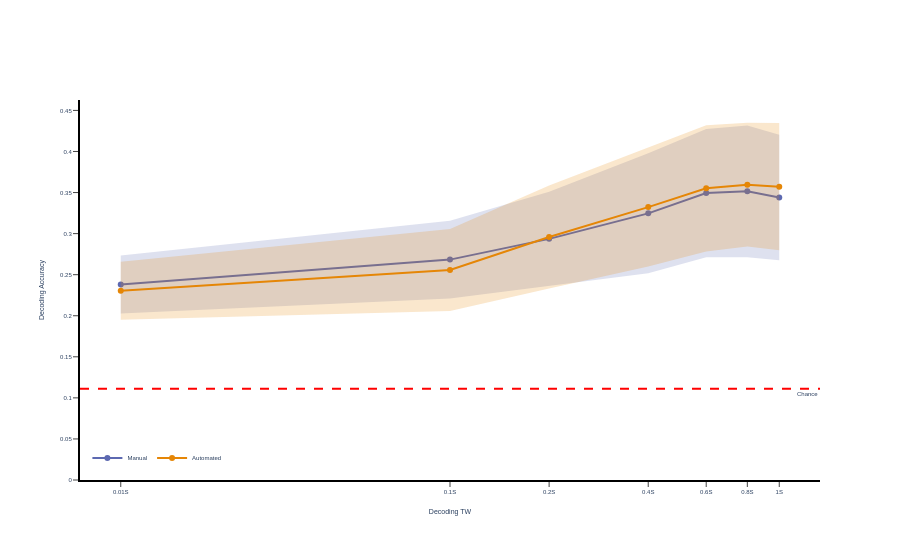

Notebook code cell kept with this figure:
### Markdown cell above
# General Trend for DWs

### Code cell
per_patient = Accuracy_df4statsdw.groupby(
    ["Aligner", "Decoding TW", "Patient"], as_index=False
)["Accuracy"].mean()

summary = per_patient.groupby(
    ["Aligner", "Decoding TW"], as_index=False
).agg(
    mean_acc=("Accuracy", "mean"),
    sd=("Accuracy", "std"),
    n=("Accuracy", "count")
)

tw_map = {
    "1S": 1.0,
    "0.8S": 0.8,
    "0.6S": 0.6,
    "0.4S": 0.4,
    "0.2S": 0.2, 
    "0.1S": 0.1, 
    "0.01S": 0.01
}
summary["TW_value"] = summary["Decoding TW"].map(tw_map)

summary["sem"] = summary["sd"] / np.sqrt(summary["n"])
summary["upper"] = summary["mean_acc"] + summary["sem"]
summary["lower"] = summary["mean_acc"] - summary["sem"]

aligners_to_plot = ["Manual", "Automated"]
df_plot = summary

fig = go.Figure()

for aligner in aligners_to_plot:
    df_a = df_plot[df_plot["Aligner"] == aligner].sort_values("TW_value")
    color = colorsmap[aligner]

    fig.add_trace(
        go.Scatter(
            x=pd.concat([df_a["TW_value"], df_a["TW_value"][::-1]]),
            y=pd.concat([df_a["upper"], df_a["lower"][::-1]]),
            fill='toself',
            fillcolor=color.replace("rgb", "rgba").replace(")", ",0.2)"),  
            line=dict(color='rgba(255,255,255,0)'),
            hoverinfo="skip",
            showlegend=False
        )
    )
    
    fig.add_trace(
        go.Scatter(
            x=df_a["TW_value"],
            y=df_a["mean_acc"],
            mode="lines+markers",
            name=aligner,
            line=dict(width=2, color=color)
        )
    )

fig.add_hline(
    y=1/9,
    line_dash="dash",
    line_color="red",
    annotation_text="Chance",
    annotation_position="bottom right"
)

fig.update_yaxes(
    title="Decoding Accuracy",
    rangemode="tozero",
    showline=True, linecolor="black", linewidth=2, ticks="outside"
)
fig.update_xaxes(
    type = 'log',
    title="Decoding TW",
    tickvals=list(tw_map.values()),
    ticktext=list(tw_map.keys()),
    showline=True, linecolor="black", linewidth=2, ticks="outside"
)
fig.update_layout(
    plot_bgcolor='white',
    legend=dict(
        orientation='h',
        yanchor='bottom',
        y=0.02,
        xanchor='left',
        x=0.01,
        title_text=''
    ),
    title_text='',
    title_x=0.5,
    font=dict(size=PLOT_STYLE['font']['size_label'], family=PLOT_STYLE['font']['family'])
)
#fig.write_image("../figures/figure4/manualvsautomated_DecodingAccByDTWLinePlot3.pdf", format="pdf")

fig.show()

### Figure 1 — Plotly figure (JSON) as saved in the notebook; plotly's stock layout.template omitted (floating-point values rounded to 4 significant figures)
{"data": [{"fill": "toself", "fillcolor": "rgba(93, 105, 177,0.2)", "hoverinfo": "skip", "line": {"color": "rgba(255,255,255,0)"}, "showlegend": false, "type": "scatter", "x": [0.01, 0.1, 0.2, 0.4, 0.6, 0.8, 1.0, 1.0, 0.8, 0.6, 0.4, 0.2, 0.1, 0.01], "y": [0.2732, 0.3158, 0.351, 0.3977, 0.4275, 0.4317, 0.4205, 0.2676, 0.2714, 0.2714, 0.2516, 0.2362, 0.2209, 0.2028]}, {"line": {"color": "rgb(93, 105, 177)", "width": 2}, "mode": "lines+markers", "name": "Manual", "type": "scatter", "x": [0.01, 0.1, 0.2, 0.4, 0.6, 0.8, 1.0], "y": [0.238, 0.2683, 0.2936, 0.3246, 0.3494, 0.3516, 0.3441]}, {"fill": "toself", "fillcolor": "rgba(229, 134, 6,0.2)", "hoverinfo": "skip", "line": {"color": "rgba(255,255,255,0)"}, "showlegend": false, "type": "scatter", "x": [0.01, 0.1, 0.2, 0.4, 0.6, 0.8, 1.0, 1.0, 0.8, 0.6, 0.4, 0.2, 0.1, 0.01], "y": [0.2657, 0.3056, 0.3585, 0.4045, 0.4319, 0.435, 0.4348, 0.2797, 0.2843, 0.2783, 0.2601, 0.2331, 0.2057, 0.1952]}, {"line": {"color": "rgb(229, 134, 6)", "width": 2}, "mode": "lines+markers", "name": "Automated", "type": "scatter", "x": [0.01, 0.1, 0.2, 0.4, 0.6, 0.8, 1.0], "y": [0.2305, 0.2557, 0.2958, 0.3323, 0.3551, 0.3596, 0.3572]}], "layout": {"annotations": [{"showarrow": false, "text": "Chance", "x": 1, "xanchor": "right", "xref": "x domain", "y": 0.1111, "yanchor": "top", "yref": "y"}], "font": {"family": "Arial", "size": 6}, "legend": {"orientation": "h", "title": {"text": ""}, "x": 0.01, "xanchor": "left", "y": 0.02, "yanchor": "bottom"}, "plot_bgcolor": "white", "shapes": [{"line": {"color": "red", "dash": "dash"}, "type": "line", "x0": 0, "x1": 1, "xref": "x domain", "y0": 0.1111, "y1": 0.1111, "yref": "y"}], "title": {"text": "", "x": 0.5}, "xaxis": {"linecolor": "black", "linewidth": 2, "showline": true, "ticks": "outside", "ticktext": ["1S", "0.8S", "0.6S", "0.4S", "0.2S", "0.1S", "0.01S"], "tickvals": [1, 0.8, 0.6, 0.4, 0.2, 0.1, 0.01], "title": {"text": "Decoding TW"}, "type": "log"}, "yaxis": {"linecolor": "black", "linewidth": 2, "rangemode": "tozero", "showline": true, "ticks": "outside", "title": {"text": "Decoding Accuracy"}}}}
